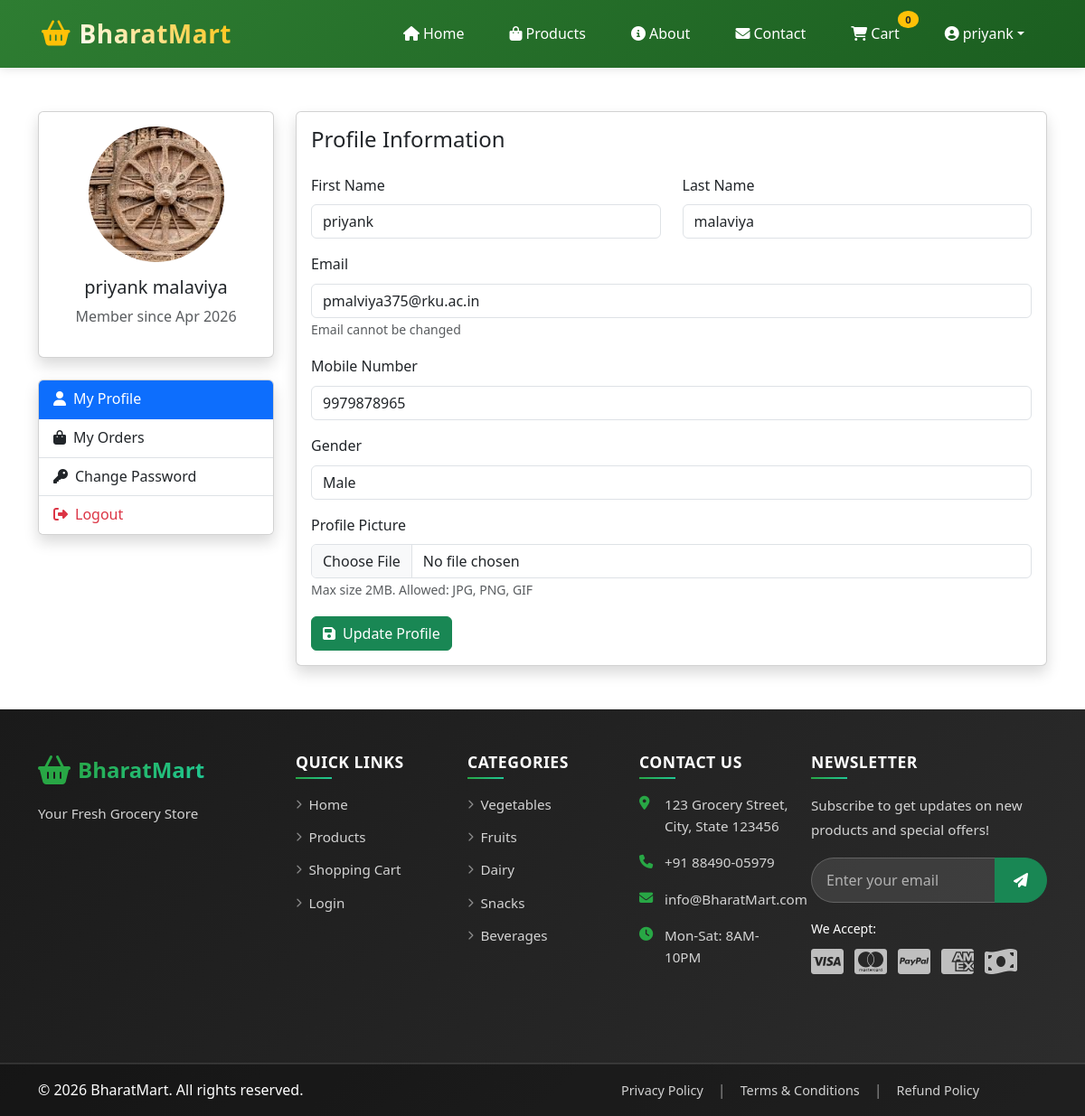
Page /profile.php (signed in) on the committed database.
### tables this page shows
CREATE TABLE `register` (
  `id` int NOT NULL,
  `first_name` varchar(100) DEFAULT NULL,
  `last_name` varchar(100) DEFAULT NULL,
  `email` varchar(100) DEFAULT NULL,
  `password` varchar(255) DEFAULT NULL,
  `mobile` bigint DEFAULT NULL,
  `gender` varchar(30) DEFAULT NULL,
  `profile_picture` text,
  `role` varchar(30) DEFAULT 'user',
  `status` varchar(30) DEFAULT 'Inactive',
  `token` text,
  `token_expiry` datetime DEFAULT NULL,
  `reset_otp` varchar(10) DEFAULT NULL,
  `otp_expiry` datetime DEFAULT NULL,
  `otp_attempts` int DEFAULT '0',
  `created_at` timestamp NULL DEFAULT CURRENT_TIMESTAMP,
  `updated_at` timestamp NULL DEFAULT NULL ON UPDATE CURRENT_TIMESTAMP
);

### profile.php (the view, shortened to what this page needs)
<?php
include 'includes/header.php';
$user_id = $_SESSION['user_id'];
$query = "SELECT first_name, last_name, email, mobile, gender, profile_picture, created_at
          FROM register WHERE id = $user_id";
$result = mysqli_query($con, $query);
$user = mysqli_fetch_assoc($result);
?>
<section class="py-5">
    <div class="container">
        <div class="row">
            <div class="col-md-3">
                <div class="card shadow mb-4">
                    <div class="card-body text-center">
                        <div class="mb-3">
                            <?php if (!empty($user['profile_picture']) && file_exists($user['profile_picture'])): ?>
                                <img src="<?php echo $user['profile_picture']; ?>" alt="Profile"
                                     class="rounded-circle img-fluid" style="width: 150px; height: 150px; object-fit: cover;">
                            <?php endif; ?>
                        </div>
                        <h5><?php echo htmlspecialchars($user['first_name'] . ' ' . $user['last_name']); ?></h5>
                        <p class="text-muted">Member since <?php echo date('M Y', strtotime($user['created_at'])); ?></p>
                    </div>
                </div>
                <div class="card shadow">
                    <div class="list-group list-group-flush">
                        <a href="profile.php" class="list-group-item list-group-item-action active">
                            <i class="fas fa-user me-2"></i>My Profile
                        </a>
                        <a href="orders.php" class="list-group-item list-group-item-action">
                            <i class="fas fa-shopping-bag me-2"></i>My Orders
                        </a>
                        <a href="change-password.php" class="list-group-item list-group-item-action">
                            <i class="fas fa-key me-2"></i>Change Password
                        </a>
                        <a href="logout.php" class="list-group-item list-group-item-action text-danger">
                            <i class="fas fa-sign-out-alt me-2"></i>Logout
                        </a>
                    </div>
                </div>
            </div>
            <div class="col-md-9">
                <div class="card shadow">
                    <div class="card-body">
                        <h4 class="mb-4">Profile Information</h4>
                        <form method="POST" action="" enctype="multipart/form-data">
                            <div class="row">
                                <div class="col-md-6 mb-3">
                                    <label class="form-label">First Name</label>
                                    <input type="text" class="form-control" name="first_name"
                                           value="<?php echo htmlspecialchars($user['first_name']); ?>" required>
                                </div>
                                <div class="col-md-6 mb-3">
                                    <label class="form-label">Last Name</label>
                                    <input type="text" class="form-control" name="last_name"
                                           value="<?php echo htmlspecialchars($user['last_name']); ?>" required>
                                </div>
                            </div>
                            <div class="mb-3">
                                <label class="form-label">Email</label>
                                <input type="email" class="form-control" value="<?php echo htmlspecialchars($user['email']); ?>" readonly>
                                <small class="text-muted">Email cannot be changed</small>
                            </div>
                            <div class="mb-3">
                                <label class="form-label">Mobile Number</label>
                                <input type="tel" class="form-control" name="mobile"
                                       value="<?php echo htmlspecialchars($user['mobile']); ?>" required>
                            </div>
                            <div class="mb-3">
                                <label class="form-label">Gender</label>
                                <input type="text" class="form-control" value="<?php echo htmlspecialchars($user['gender']); ?>" readonly>
                            </div>
                            <div class="mb-3">
                                <label class="form-label">Profile Picture</label>
                                <input type="file" class="form-control" name="profile_picture" accept="image/*">
                                <small class="text-muted">Max size 2MB. Allowed: JPG, PNG, GIF</small>
                            </div>
                            <button type="submit" name="update_profile" class="btn btn-success">
                                <i class="fas fa-save me-2"></i>Update Profile
                            </button>
                        </form>
                    </div>
                </div>
            </div>
        </div>
    </div>
</section>
<?php include 'includes/footer.php'; ?>

### assets/css/style.css (style rules this page uses)
:root { --primary-color: #28a745; --secondary-color: #6c757d; --success-color: #28a745; --danger-color: #dc3545; --warning-color: #ffc107; --light-bg: #f8f9fa; }
body { font-family: 'Segoe UI', Tahoma, Geneva, Verdana, sans-serif; line-height: 1.6; }
.col-md-3 { flex: 0 0 25%; max-width: 25%; }
.card-body { padding: 1rem; }
.btn-success { transition: all 0.3s ease; }
.btn { transition: all 0.3s ease; }
.card { transition: box-shadow 0.3s ease; }
html { scroll-behavior: smooth; }

### rows in the picture
register: profile_picture (picture), first_name+last_name "priyank malaviya", created_at "Apr 2026", first_name "priyank", last_name "malaviya", email "pmalviya375@rku.ac.in", mobile "9979878965", gender "Male"

### other values in the picture
getCartCount($_SESSION['user_id']) "0"
explode(' ', $user_name)[0] "priyank"
$settings['shop_name'] "BharatMart"
$settings['shop_tagline'] "Your Fresh Grocery Store"
$settings['shop_address'] "123 Grocery Street, City, State 123456"
$settings['shop_phone'] "+91 88490-05979"
$settings['shop_email'] "info@BharatMart.com"
$settings['opening_hours'] "Mon-Sat: 8AM-10PM"
$settings['copyright_text'] "© 2026 BharatMart. All rights reserved."
